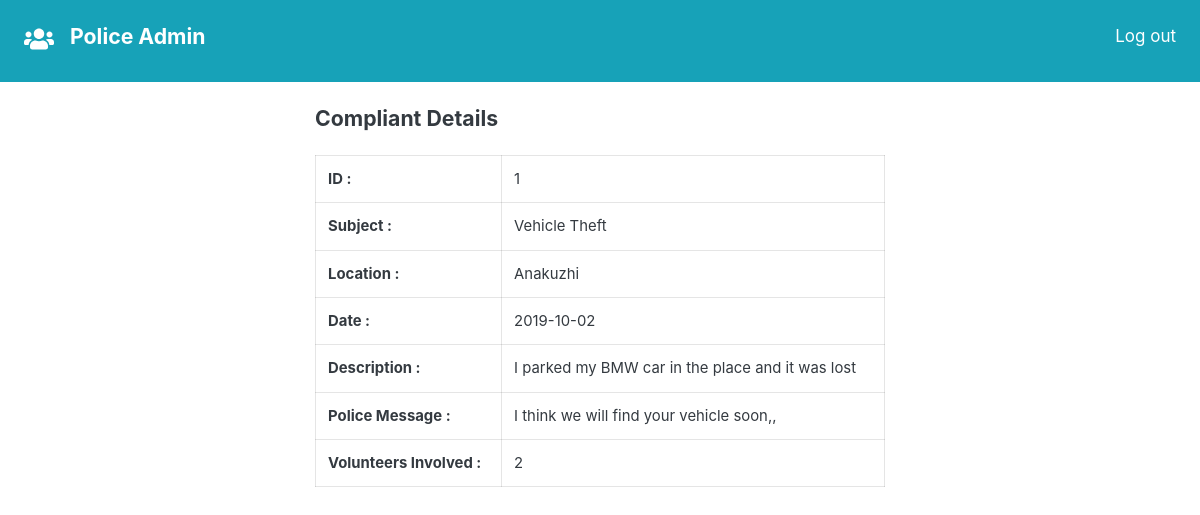
The app's page /higher/complaint.php?id=1 with its own data.
### tables this page shows
CREATE TABLE `complaint` (
  `id` int(11) NOT NULL,
  `userid` int(11) NOT NULL,
  `subject` varchar(30) NOT NULL,
  `location` varchar(30) NOT NULL,
  `date` date NOT NULL,
  `description` varchar(500) NOT NULL,
  `status` varchar(30) NOT NULL,
  `police_msg` varchar(500) NOT NULL
);

### higher/complaint.php (the view, shortened to what this page needs)
<?php
include("../connection.php");
if (isset($_GET['id'])) {
    $id = $_GET['id'];
    mysqli_query($connection, "update complaint set status='Police Seen' where id=$id;");
    $complaint = mysqli_query($connection, "Select id,subject,location,date,description,status,police_msg from complaint where id=$id;");
    $complaint = mysqli_fetch_all($complaint);
    $compliantsubject = $complaint[0][1];
    $compliantlocation = $complaint[0][2];
    $compliantdate = $complaint[0][3];
    $compliantdescription = $complaint[0][4];
    $compliantpolice_msg = $complaint[0][6];
    $volunteers = mysqli_query($connection, "Select count(distinct name) from volunteers_msg where complaintid=$id;");
    $volunteers = mysqli_fetch_all($volunteers);
    $volunteers = $volunteers[0][0];
    if (isset($_GET['logout'])) {
        header("Location: index.php");
    } else {
        ?>
        <!DOCTYPE html>
        <html lang="en">
        <head>
            <link rel="stylesheet" href="../bootstrap.min.css">
        </head>
        <body>
            <div class="d-flex p-4 justify-content-between bg-info text-white">
                <div class="d-flex">
                    <a href="home.php">
                    </a>
                    <h5 class="ml-3 text-white">
                        Police Admin
                    </h5>
                </div>
                <div>
                    <a href="home.php?logout=1&id=<?php echo $_GET['id'] ?>" class="text-white">Log out</a>
                </div>
            </div>
            <div class="container mt-4 col-6">
                <h5>Compliant Details</h5>
                <table class="table table-bordered mt-4">
                    <tr>
                        <th>
                            ID :
                        </th>
                        <td>
                            <?php echo $id; ?>
                        </td>
                    </tr>
                    <tr>
                        <th>
                            Subject :
                        </th>
                        <td>
                            <?php echo $compliantsubject; ?>
                        </td>
                    </tr>
                    <tr>
                        <th>
                            Location :
                        </th>
                        <td>
                            <?php echo $compliantlocation; ?>
                        </td>
                    </tr>
                    <tr>
                        <th>
                            Date :
                        </th>
                        <td>
                            <?php echo $compliantdate; ?>
                        </td>
                    </tr>
                    <tr>
                        <th>
                            Description :
                        </th>
                        <td>
                            <?php echo $compliantdescription; ?>
                        </td>
                    </tr>
                    <tr>
                        <th>
                            Police Message :
                        </th>
                        <td>
                            <?php echo $compliantpolice_msg; ?>
                        </td>
                    </tr>
                    <tr>
                        <th>
                            Volunteers Involved :
                        </th>
                        <td>
                            <?php echo $volunteers; ?>
                        </td>
                    </tr>
                </table>
            </div>
        </body>
        </html>
<?php
    }
} else {
    header("Location: index.php");
}
?>

### records on screen
complaint: subject "Vehicle Theft", location "Anakuzhi", date "2019-10-02", description "I parked my BMW car in the place and it was lost", police_msg "I think we will find your vehicle soon,,"

### other values on screen
$id "1"
$volunteers "2"
